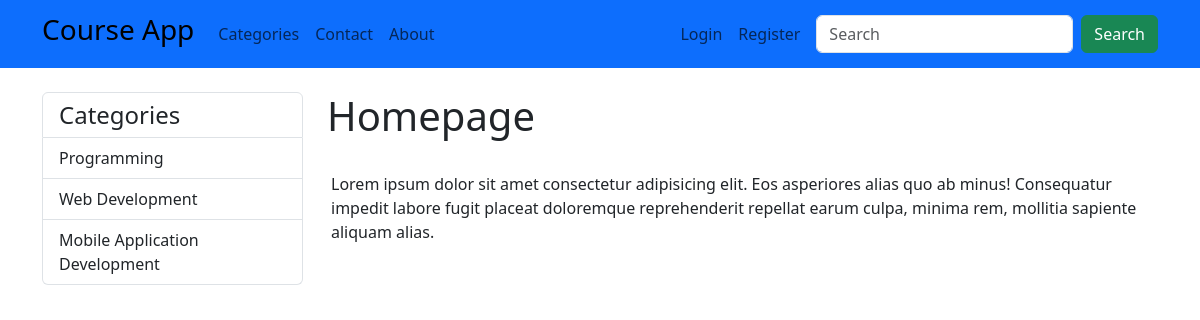
The page / on the database its author committed.
### courses/models.py (models this page shows, shortened)
class Categories(models.Model):
    title = models.CharField(max_length=50)
    URL = models.CharField(max_length=50)
    slug = models.SlugField(default="", max_length=50, null=False)

### index/views.py (the view)
# urls.py: path('', include('index.urls'))
def index(request):
    return render(request, "index.html", {
        "categories" : Categories.objects.all(),
        "courses" : Courses.objects.all(),
    })

### index/templates/index.html (shortened to what this page needs)
{% extends "partials/_coursesarticle.html" %}
{% block content %}
    <h1>Homepage</h1>
    <br>
    <p class="ms-1"> Lorem ipsum dolor sit amet consectetur adipisicing elit. Eos asperiores alias quo ab minus! Consequatur impedit labore fugit placeat doloremque reprehenderit repellat earum culpa, minima rem, mollitia sapiente aliquam alias. </p>
{% endblock %}
{% block courseslist %}
<div class="col-3 ">
    <ul class="list-group">
        <a href="{% url 'coursesSlug' %}" class="list-group-item list-group-item-action">
            <h4 class="m-0">
                Categories
            </h4>
        </a>
        {% for category in categories %}
        <a href="{% url 'categorySlug' category.slug %}" class="list-group-item list-group-item-action">{{ category.title }}</a>
        {% endfor %}
    </ul>
</div>
{% endblock %}

### rows shown on the page
Categories: title "Programming"
Categories: title "Web Development"
Categories: title "Mobile Application Development"
